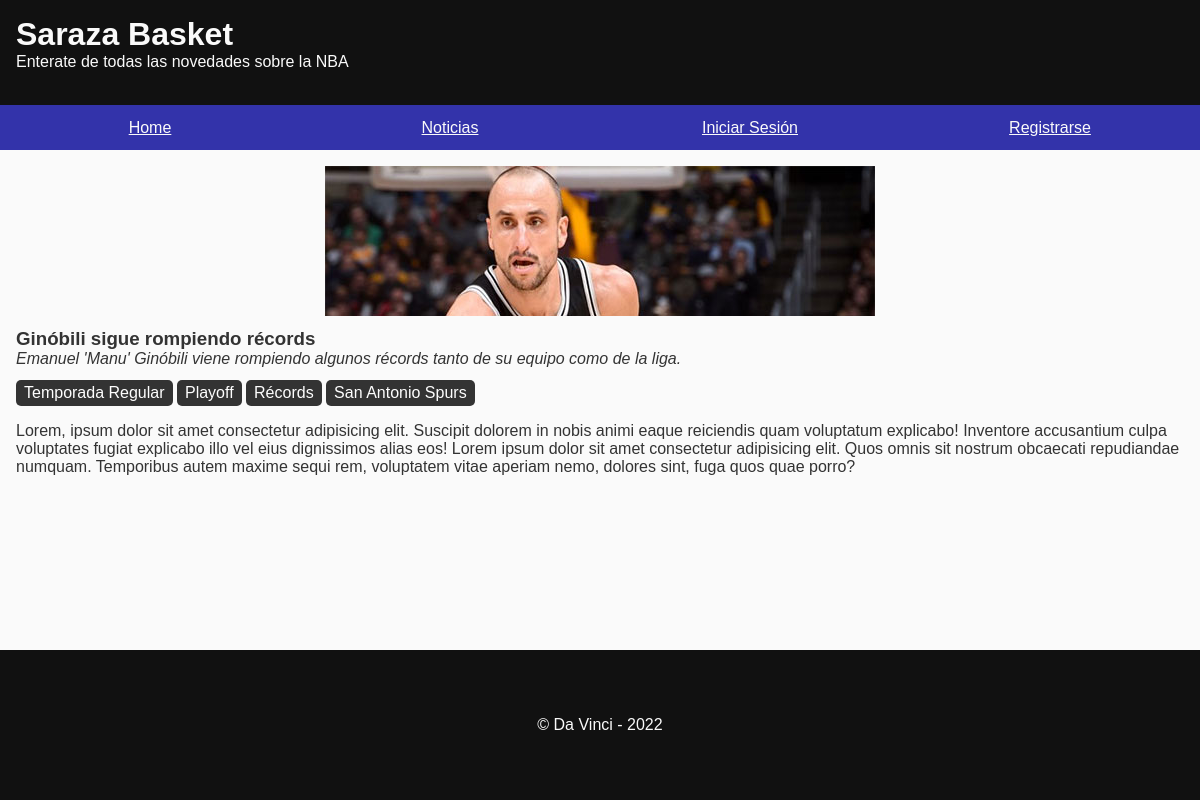
/noticias/final/index.php?s=noticias-leer&id=1, run on the app's committed database.
### tables this page shows
CREATE TABLE `noticias` (
  `noticia_id` int(10) UNSIGNED NOT NULL,
  `usuario_fk` int(10) UNSIGNED NOT NULL,
  `estado_publicacion_fk` tinyint(3) UNSIGNED NOT NULL,
  `fecha_publicacion` datetime NOT NULL,
  `titulo` varchar(100) NOT NULL,
  `sinopsis` varchar(255) NOT NULL,
  `texto` text NOT NULL,
  `imagen` varchar(255) DEFAULT NULL,
  `imagen_descripcion` varchar(255) DEFAULT NULL
);

CREATE TABLE `etiquetas` (
  `etiqueta_id` tinyint(3) UNSIGNED NOT NULL,
  `nombre` varchar(25) NOT NULL
);

### noticias/final/bootstrap/autoload.php (called while the page is built, shortened)
<?php
spl_autoload_register(function(string $className) {
	$classesDir = __DIR__ . '/..';
	$classPath = str_replace('DaVinci', 'classes', $className);
	$classPath = $classesDir . '/' . $classPath . '.php';
});

### noticias/final/classes/Models/Noticia.php (called while the page is built, shortened)
<?php
class Noticia
{
    private int $noticia_id;
    private string $titulo;
    private string $sinopsis;
    private string $texto;
    private ?string $imagen;
    private ?string $imagen_descripcion;
    private array $etiquetas = [];
    public function __construct(?int $id = null)
    {
        if($id !== null) {
            $noticia = $this->traerPorId($id);
            $this->noticia_id = $noticia->noticia_id;
            $this->titulo = $noticia->titulo;
            $this->sinopsis = $noticia->sinopsis;
            $this->texto = $noticia->texto;
            $this->imagen = $noticia->imagen;
            $this->imagen_descripcion = $noticia->imagen_descripcion;
            $this->etiquetas = $noticia->etiquetas;
        }
    }
    function traerPorId(int $id): ?Noticia
    {
        $db = DB::getConexion();
        $query = "SELECT * FROM noticias
                WHERE noticia_id = ?";
        $stmt = $db->prepare($query);
        $stmt->execute([$id]);
        $stmt->setFetchMode(PDO::FETCH_CLASS, Noticia::class);
        $noticia = $stmt->fetch();
        $noticia->cargarEtiquetas();
        return $noticia;
    }
    protected function cargarEtiquetas()
    {
        $db = DB::getConexion();
        $query = "SELECT e.*
                FROM noticias_tienen_etiquetas nte
                JOIN etiquetas e
                ON nte.etiqueta_fk = e.etiqueta_id
                WHERE nte.noticia_fk = ?";
        $stmt = $db->prepare($query);
        $stmt->execute([$this->noticia_id]);
        $etiquetasIds = [];
        $this->etiquetas = [];
        while($fila = $stmt->fetch(PDO::FETCH_ASSOC)) {
            $etiquetasIds[] = $fila['etiqueta_id'];
            $etiqueta = new Etiqueta;
            $etiqueta->cargarDatosDeArray($fila);
            $this->etiquetas[] = $etiqueta;
        }
    }
    public function getTitulo(): string
    {
        return $this->titulo;
    }
    public function getSinopsis(): string
    {
        return $this->sinopsis;
    }
    public function getTexto(): string
    {
        return $this->texto;
    }
    public function getImagen(): ?string
    {
        return $this->imagen;
    }
    public function getImagenDescripcion(): ?string
    {
        return $this->imagen_descripcion;
    }
    public function setEtiquetasIds(array $etiquetas_ids)
    {
        $this->etiquetas_ids = $etiquetas_ids;
    }
    public function getEtiquetas(): array
    {
        return $this->etiquetas;
    }
}

### noticias/final/classes/Models/Etiqueta.php (called while the page is built, shortened)
<?php
class Etiqueta extends Modelo
{
	private string $nombre;
	public function cargarDatosDeArray(array $data)
	{
		$this->nombre 		= $data['nombre'];
	}
	public function getNombre(): string
	{
		return $this->nombre;
	}
}

### noticias/final/views/noticias-leer.php (the view, shortened to what this page needs)
<?php
$noticia = new Noticia($_GET['id']);
if(!$noticia) {
    require_once __DIR__ . '/404.php';
} else {
?>
<section class="container">
    <article class="noticias-item">
        <div class="noticias-item_content">
            <h1><?= $noticia->getTitulo();?></h1>
            <p><?= $noticia->getSinopsis();?></p>
            <div class="mb-1">
                <?php
                foreach($noticia->getEtiquetas() as $etiqueta):
                ?>
                <span class="badge"><?= $etiqueta->getNombre();?></span>
                <?php
                endforeach;
                ?>
            </div>
        </div>
        <picture class="noticias-item_imagen">
            <source srcset="imgs/big-<?= $noticia->getImagen();?>" media="all and (min-width: 46.875em)">
            <img src="imgs/<?= $noticia->getImagen();?>" alt="<?= $noticia->getImagenDescripcion();?>">
        </picture>
        <p><?= $noticia->getTexto();?></p>
    </article>
</section>
<?php
}
?>

### noticias/final/css/estilos.css (style rules this page uses)
:root { --bg-main: #33a; --bg-nav: #336; --bg-footer: #333; --color-alert: #c00; --msg-error-text: #900; --msg-info-bg: #00a; --msg-info-text: #aaf; --msg-success-bg: #060; --msg-success-text: #cfc; }
* { margin: 0; padding: 0; -webkit-box-sizing: border-box; -moz-box-sizing: border-box; box-sizing: border-box; }
html { height: 100%; }
body { font-family: Verdana, Arial, sans-serif; display: grid; min-height: 100%; grid-template-columns: 100%; grid-template-rows: 105px 90px 1fr 150px; }
img { max-width: 100%; }
p { margin-bottom: .75rem; }
.container, .container-full { padding: 1rem; }
.noticias-item { color: #333; text-decoration: none; display: flex; align-items: center; }
.noticias-item_imagen { margin-right: 1em; width: 100px; order: -1; }
.noticias-item_content { flex: 1 1 0; }
.noticias-item_content p { font-style: italic; }
.mb-1 { margin-bottom: 1rem; }
.badge { display: inline-block; padding: .25rem .5rem; border-radius: 5px; background-color: #333; color: #fefefe; }
@media all and (min-width: 41.25em) { body { grid-template-rows: 105px 45px 1fr 150px; } }
@media all and (min-width: 46.875em) { .noticias-item { flex-wrap: wrap; } }
@media all and (min-width: 46.875em) { .noticias-item_content { flex: 1 1 auto; } }
@media all and (min-width: 46.875em) { .noticias-item_imagen { width: auto; margin: auto; margin-bottom: .5rem; } }
@media all and (min-width: 68.75em) { .noticias-item_imagen { margin: auto; margin-bottom: .5rem; } }

### data on the page
noticias: titulo "Ginóbili sigue rompiendo récords", sinopsis "Emanuel 'Manu' Ginóbili viene rompiendo algunos récords tanto de su equipo como de la liga.", imagen (picture), texto "Lorem, ipsum dolor sit amet consectetur adipisicing elit. Suscipit dolorem in nobis animi eaque reiciendis quam voluptatum explicabo! Inventore accusantium culpa voluptates fugiat explicabo illo vel eius dignissimos alias eos! Lorem ipsum dolor sit amet consectetur adipisicing elit. Quos omnis sit nostrum obcaecati repudiandae numquam. Temporibus autem maxime sequi rem, voluptatem vitae aperiam nemo, dolores sint, fuga quos quae porro?"
etiquetas: nombre "Temporada Regular"
etiquetas: nombre "Playoff"
etiquetas: nombre "Récords"
etiquetas: nombre "San Antonio Spurs"
